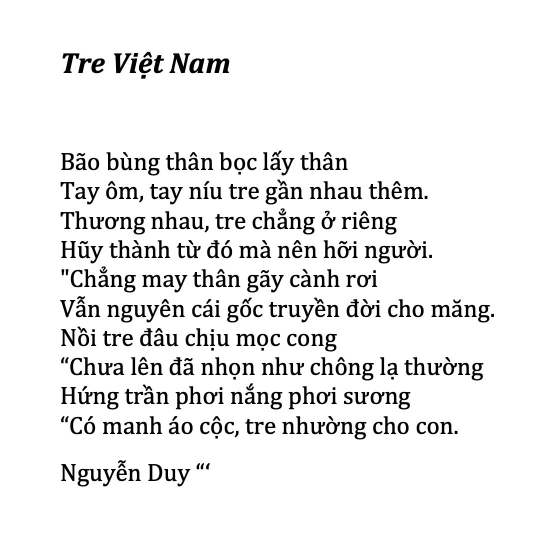
#> input picture data/image.jpg, 1080 x 1080 px, found by its file name (shown at 1/2 size)
$ python deck.py
#> lines starting #> are read from the running program, lines starting #| are printed output that depends on the picture
#cau:1
import cv2
anh = cv2.imread('data/image.jpg')
#> anh is the input picture: shape (1080, 1080, 3); min 0, max 255, mean 236.4
cao ,rong = anh.shape[:2]
#> cao = 1080; rong = 1080
print("cao:",cao)
#| cao: 1080
print("rong:",rong)
#| rong: 1080
x = int(input("x ="))
#> the answer given: 3
y = int(input("y ="))
#> the answer given: 3
print("mau tai diem (x,y):",anh[y,x])
#| mau tai diem (x,y): [255 255 255]
hesotuongphan = int(input("he so tuong phan ="))
#> the answer given: 3
anhtuongphan = cv2.convertScaleAbs(anh,alpha=hesotuongphan,beta=0)
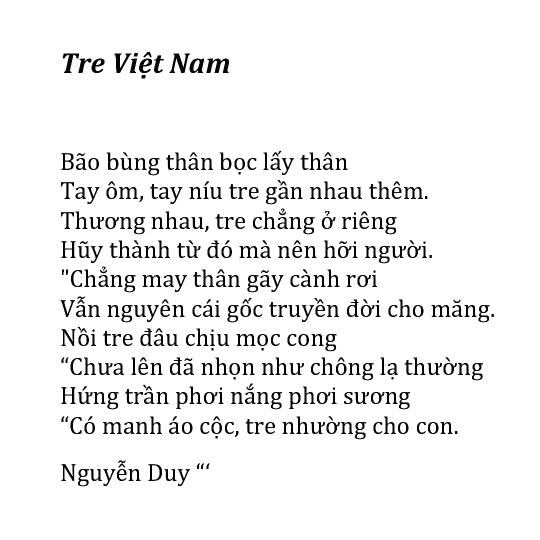
#> anhtuongphan: shape (1080, 1080, 3) (shown at 1/2 size); min 0, max 255, mean 239.8
cv2.imwrite("anhtuongphan.jpg",anhtuongphan)
x1 = int(input("x1 ="))
#> the answer given: 3
x2 = int(input("x2 ="))
#> the answer given: 3
y1 = int(input("y1 ="))
#> the answer given: 3
#> (the run stopped early here; a loop or call above may not have finished)
